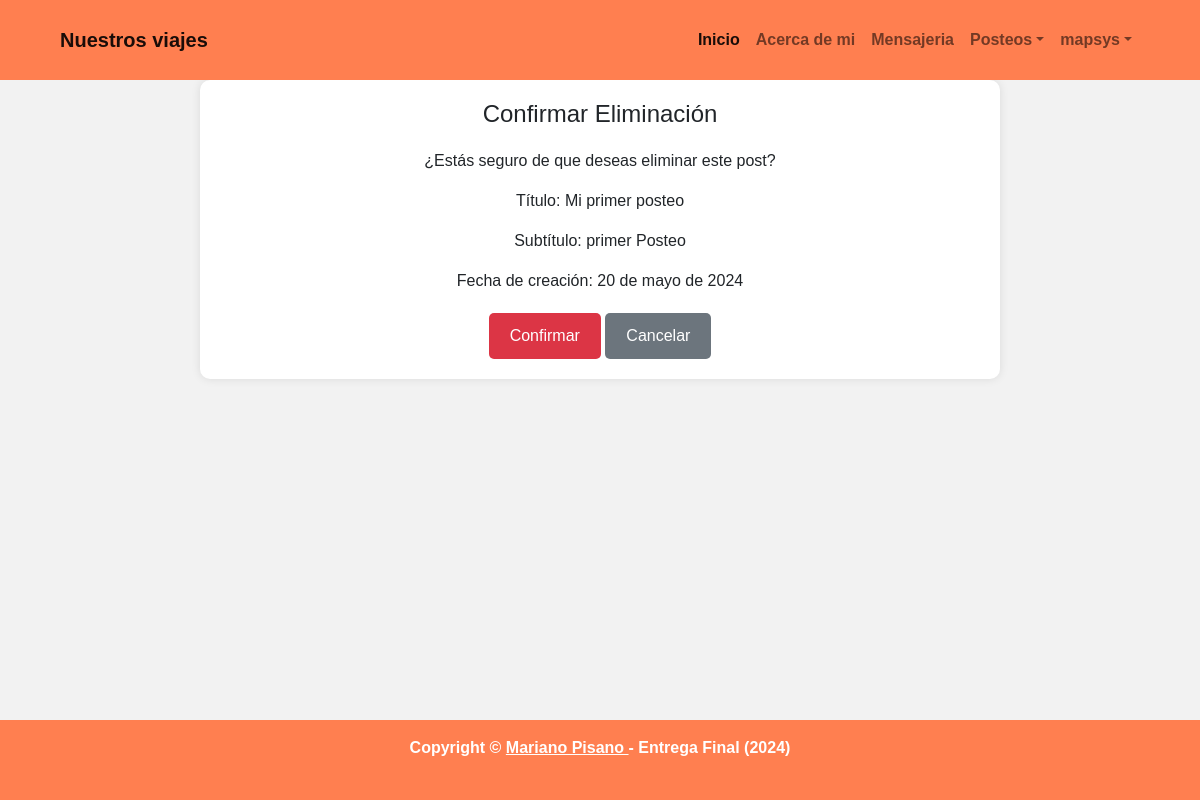
Screenshot of /posteos/7/confirmar-eliminacion/ (signed in) with the database file from the repository.
### posteos/models.py (models this page shows)
class Posteo(models.Model):
    titulo         = models.CharField(max_length=255)
    subtitulo      = models.CharField(max_length=255)
    contenido      = RichTextField(null=True)
    autor          = models.ForeignKey(User, on_delete=models.CASCADE)
    fecha_creacion = models.DateField(auto_now_add=True, auto_now=False)
    imagen         = models.ImageField(upload_to='galeria', null=True, blank=True)

### posteos/views.py (the view)
# urls.py: path('<int:posteo_id>/confirmar-eliminacion/', views.confirmar_eliminacion, name='confirmar_eliminacion'),
@login_required
def confirmar_eliminacion(request, posteo_id):
    posteo = get_object_or_404(models.Posteo, id=posteo_id)
    return render(request, 'posteos/confirmar_eliminacion.html', {'posteo': posteo})

### posteos/templates/posteos/confirmar_eliminacion.html (shortened to what this page needs)
{% extends 'core/base.html' %}
{% block bloque_contenido %}
<div class="confirmacion-eliminacion">
    <h1>Confirmar Eliminación</h1>
    <div class="detalle">
        <p>¿Estás seguro de que deseas eliminar este post?</p>
        <p>Título: {{ posteo.titulo }}</p>
        <p>Subtítulo: {{ posteo.subtitulo }}</p>
        <p>Fecha de creación: {{ posteo.fecha_creacion }}</p>
    </div>
    <form method="post" action="{% url 'posteos:borrar_posteo' posteo.id %}">
        <button type="submit" class="btn btn-confirmar">Confirmar</button>
        <a href="{% url 'posteos:posteo_detail' posteo.id %}" class="btn btn-cancelar">Cancelar</a>
    </form>
</div>
{% endblock bloque_contenido %}

### core/templates/core/base.html (shortened to what this page needs)
{% load static %}
<!DOCTYPE html>
<html lang="en">
<head>
    {% load static %}
    <link rel="stylesheet"
          href="https://cdn.jsdelivr.net/npm/bootstrap-icons@1.9.1/font/bootstrap-icons.css">
    <link href="{% static 'css/styles.css' %}" rel="stylesheet" />
</head>
<body>
{% load static %}
<nav style="background-color: coral;
            color: black;
            font-weight: bold;
            height: 80px"
     class="navbar navbar-expand-lg navbar-light ">
  <div class="container-fluid">
    <a class="navbar-brand px-5 " href="{% url 'core:home' %}">Nuestros viajes</a>
    <div class="collapse navbar-collapse me-5" id="navbarSupportedContent">
      <ul class="navbar-nav ms-auto py-4 py-lg-0">
        <li class="nav-item">
          <a class="nav-link active"
             aria-current="page"
             href="{% url 'core:home' %}">Inicio</a>
        </li>
        <li class="nav-item">
          <a class="nav-link"
             href="{% url 'core:about' %}">Acerca de mi</a>
        </li>
        {% if request.user.is_authenticated %}
          <li class="nav-item">
            <a class="nav-link" href="{% url 'mensajes:home' %}">Mensajeria</a>
          </li>
          <li class="nav-item dropdown">
            <a class="nav-link dropdown-toggle"
               href="#"
               role="button"
               data-bs-toggle="dropdown"
               aria-expanded="false">Posteos</a>
          </li>
          <li class="nav-item dropdown">
            <a class="nav-link dropdown-toggle"
               href="#"
               role="button"
               data-bs-toggle="dropdown"
               aria-expanded="false">{{ request.user.username }}</a>
          </li>
        {% endif %}
      </ul>
    </div>
  </div>
</nav>
{% block bloque_contenido %}
{% endblock bloque_contenido %}
<footer style="background-color: coral;
               color: black;
               font-weight: bold;
               height: 80px"
        class="footer mt-auto py-3 fixed-bottom">
  <div class="container">
    <p class="m-0 text-center text-white">
      Copyright &copy;
      <a href="{% url 'core:about' %}" style="color: white; text-decoration: underline;">
        Mariano Pisano
      </a>
      - Entrega Final (2024)
    </p>
  </div>
</footer>
</body>
</html>

### posteos/templates/posteos/confirmar_eliminacion.html (style rules this page uses)
body { font-family: Arial, sans-serif; background-color: #f2f2f2; }
.confirmacion-eliminacion { max-width: 800px; margin: 0 auto; padding: 20px; background-color: #fff; border-radius: 10px; box-shadow: 0 0 10px rgba(0, 0, 0, 0.1); text-align: center; }
h1 { font-size: 24px; margin-bottom: 20px; }
.detalle { margin-bottom: 20px; }
.btn { display: inline-block; padding: 10px 20px; text-decoration: none; border-radius: 5px; transition: background-color 0.3s; }
.btn-cancelar { background-color: #6c757d; color: white; }
.btn-confirmar { background-color: #dc3545; color: white; }

### rows the page displays
Posteo: titulo "Mi primer posteo", subtitulo "primer Posteo", fecha_creacion "20 de mayo de 2024"

### other values shown
{{ request.user.username }} "mapsys"
